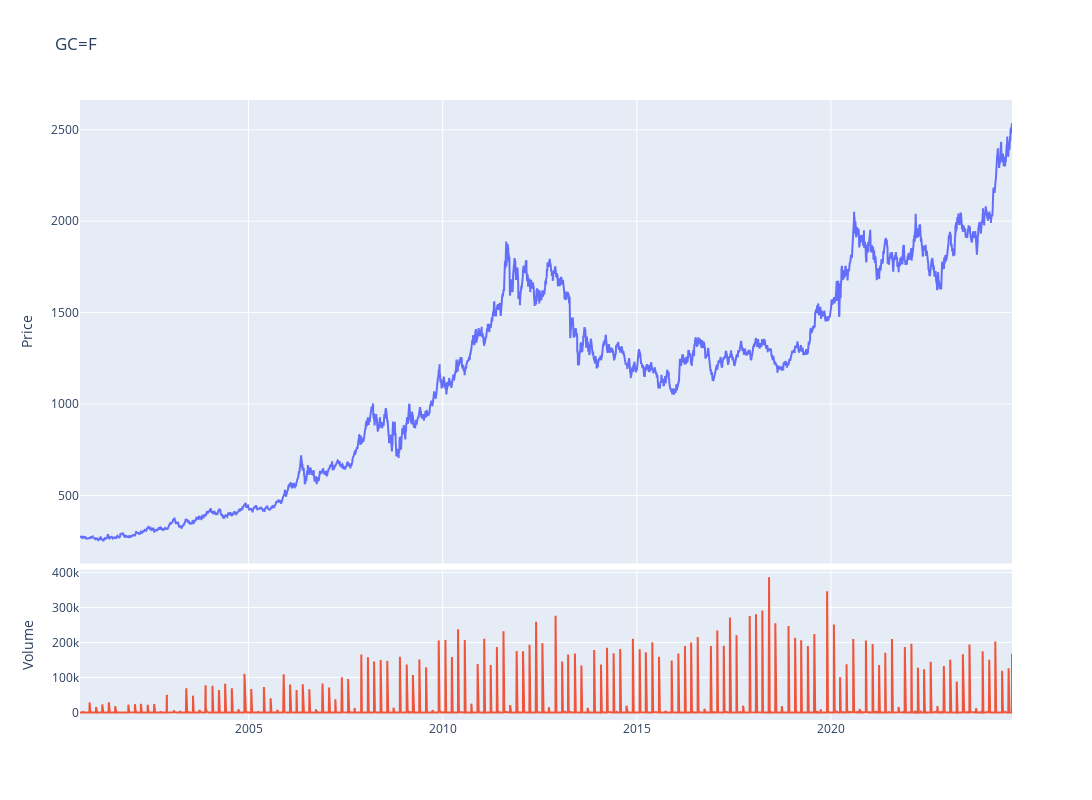

The code cell stored with this chart in its notebook:
### Code cell
fig = make_subplots(rows=4, cols=1,shared_xaxes=True,vertical_spacing=0.01,specs=[[{'rowspan':3,'colspan':1}],[None],[None],[{'rowspan':1,'colspan':1}]])

# Graph (1,1)
fig.add_trace(go.Scatter(x=stock_ticker.index,y=stock_ticker['Adj Close'],mode="lines",name=f"{ticker}"),row=1, col=1)
# Update xaxis properties
fig.update_yaxes(title_text="Price", row=1, col=1)

# Graph (4,1)
fig.add_trace(go.Scatter(x=stock_ticker.index,y=stock_ticker['Volume'],mode="lines",name='Volume'),row=4, col=1)
fig.update_yaxes(title_text="Volume", row=4, col=1)

fig.update_layout(height=800, width=1300,showlegend=False,title=f"{ticker}")

fig.show()

### Figure 1 — Plotly figure (JSON) as saved in the notebook; plotly's stock layout.template omitted (floating-point values rounded to 4 significant figures; data arrays with more than 128 entries replaced by an {"elided": "..."} marker saying what was removed)
{"data": [{"mode": "lines", "name": "GC=F", "type": "scatter", "x": {"elided": "6023 str values"}, "xaxis": "x", "y": {"elided": "6023 float values"}, "yaxis": "y"}, {"mode": "lines", "name": "Volume", "type": "scatter", "x": {"elided": "6023 str values"}, "xaxis": "x2", "y": {"elided": "6023 int values"}, "yaxis": "y2"}], "layout": {"height": 800, "showlegend": false, "title": {"text": "GC=F"}, "width": 1300, "xaxis": {"anchor": "y", "domain": [0, 1], "matches": "x2", "showticklabels": false}, "xaxis2": {"anchor": "y2", "domain": [0, 1]}, "yaxis": {"anchor": "x", "domain": [0.2525, 1], "title": {"text": "Price"}}, "yaxis2": {"anchor": "x2", "domain": [0, 0.2425], "title": {"text": "Volume"}}}}
